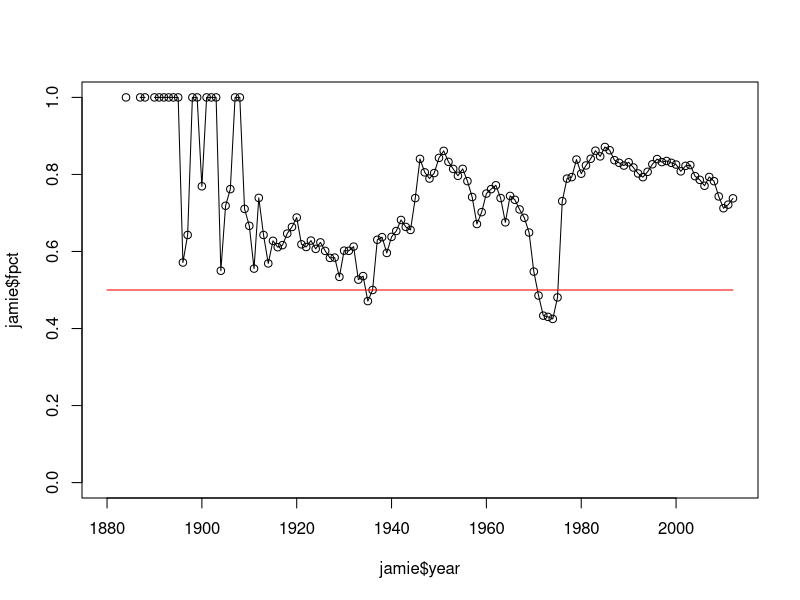
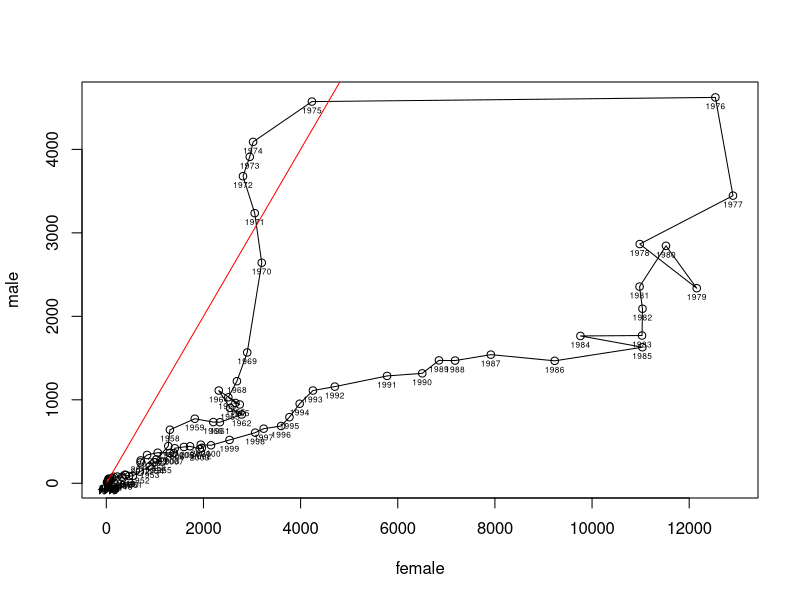
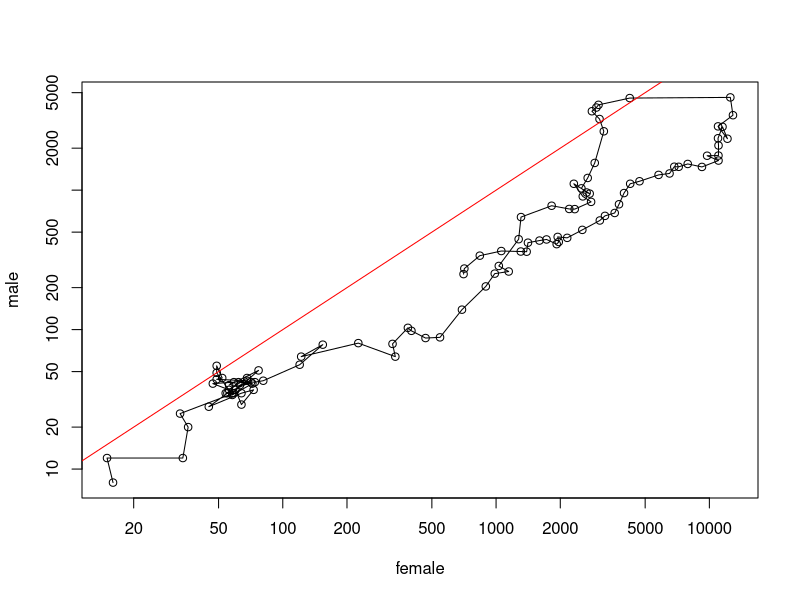
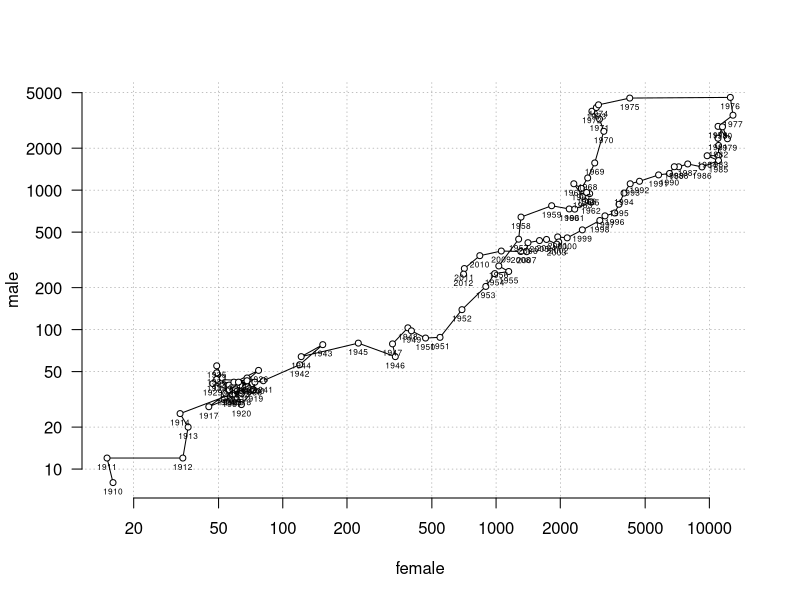
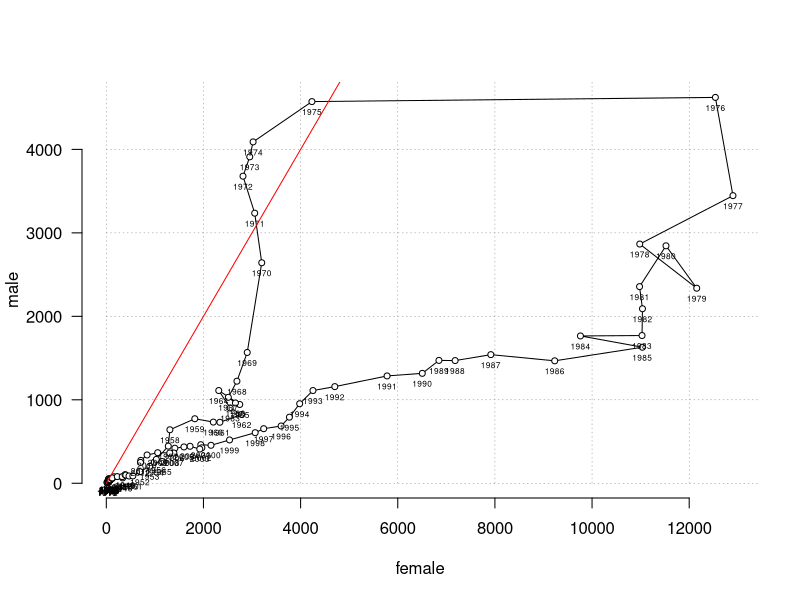
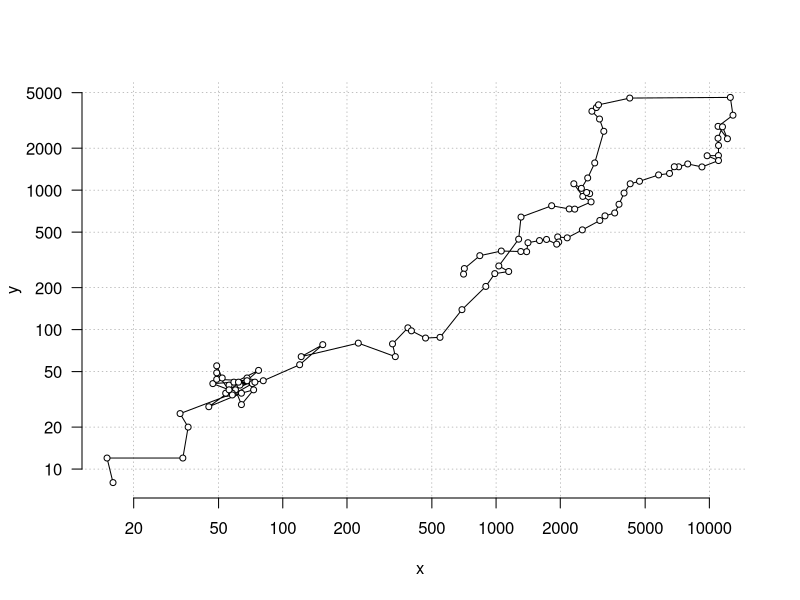

The R script that drew these images, in order:
#
# Load data
#
jamie <- read.csv('jamie-counts.csv')

#
# Percentages
#
jamie$fpct <- jamie$female / (jamie$female + jamie$male)
jamie$mpct <- 1 - jamie$fpct

#
# Time series chart
#
plot(jamie$year, jamie$fpct, ylim=c(0,1))
lines(jamie$year, jamie$fpct)
lines(c(1880,2012), c(0.5,0.5), col="red")

#
# Connected scatter plot
#
plot(jamie[-(1:30), 2:3])
lines(jamie[-(1:30), 2:3])
lines(c(-1,13000), c(-1,13000), col="red")
text(jamie[-(1:30), 2], jamie[-(1:30), 3]-100, jamie$year[-(1:30)], cex=0.5)

#
# Connected scatter plot, logarithmic scale
#
plot(jamie[-(1:30), 2:3], log="xy")
lines(jamie[-(1:30), 2:3])
lines(c(1,13000), c(1,13000), col="red")

#
# Same logorithmic scale, with some tweaks
#
plot(jamie[-(1:30), 2:3], log="xy", bty="n", las=1, type="n")

# Draw grid lines
xTicks <- axTicks(1)
yTicks <- axTicks(2)
for (i in 1:length(xTicks)) {
	lines(c(xTicks[i], xTicks[i]), c(1, 1.5*max(yTicks)), col="#888888", lwd=0.5, lty=3)
}
for (j in 1:length(yTicks)) {
	lines(c(1, 1.5*max(xTicks)), c(yTicks[j], yTicks[j]), col="#888888", lwd=0.5, lty=3)
}

# Connecting lines and points
lines(jamie[-(1:30), 2:3])
points(jamie[-(1:30), 2:3], bg="#ffffff", pch=21, cex=0.8)

# Labels
text(jamie[-(1:30), 2], jamie[-(1:30), 3]-0.13*jamie[-(1:30), 3], jamie$year[-(1:30)], cex=0.5)



#
# Wrapped in a function
#

connectedScatter <- function(x, y, labels=c(), log="", xlab="x", ylab="y") {
	
	plot(x, y, log=log, bty="n", las=1, type="n", xlab=xlab, ylab=ylab)
	
	# Draw grid lines
	xTicks <- axTicks(1)
	yTicks <- axTicks(2)
	for (i in 1:length(xTicks)) {
		lines(c(xTicks[i], xTicks[i]), c(1, 1.5*max(yTicks)), col="#888888", lwd=0.5, lty=3)
	}
	for (j in 1:length(yTicks)) {
		lines(c(1, 1.5*max(xTicks)), c(yTicks[j], yTicks[j]), col="#888888", lwd=0.5, lty=3)
	}
	
	# Connecting lines and points
	lines(x, y)
	points(x, y, bg="#ffffff", pch=21, cex=0.8)
	
	# Labels
	if (length(labels) > 0) {
		if (log != "") {
			yOffset <- 0.13*y
		} else {
			yOffset <- 0.03*(max(yTicks)-min(yTicks))
		}
		
		text(x, y-yOffset, labels, cex=0.5)
	}
}


# Example usage
connectedScatter(jamie[-(1:30), 2], jamie[-(1:30), 3], labels=jamie$year[-(1:30)], xlab="female", ylab="male")
lines(c(-1,13000), c(-1,13000), col="red")

connectedScatter(jamie[-(1:30), 2], jamie[-(1:30), 3], log="xy")




